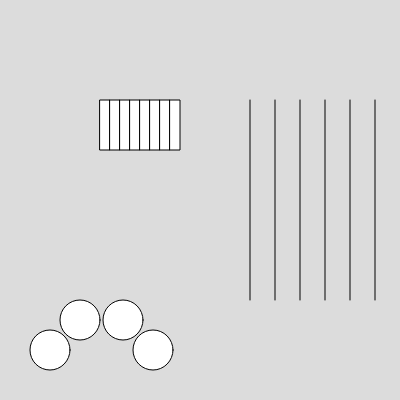
Frame 1 (no input)
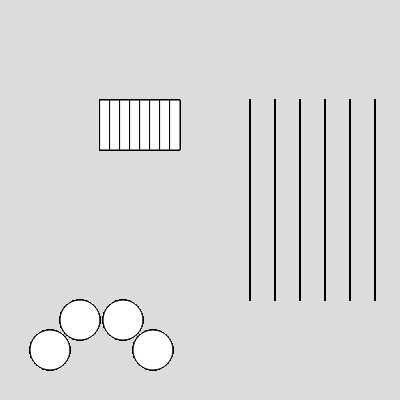
Frame 60 (no input)
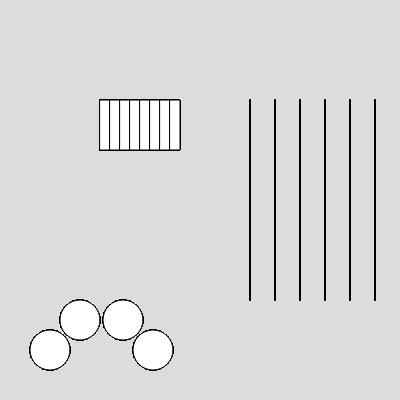
Frame 120 (the mouse pressed at the canvas centre since frame 60)

The p5.js sketch that drew these frames (run headless with seeded random() and noise() and a simulated clock; from frame 60 on, the mouse is pressed at the canvas centre):

// p5.js sketch
// ── sketch.js
let d = 40;
let c = 10;
let e;
let f = 100;
let b = 50;
let k = 100;


function setup() {
  createCanvas(400, 400);
   background(220);
  
}

function sound(){
  if(mouseX>e && mouseX>e+c && mouseY>f && mouseY<b+f){
    if(e==100){
      background(100);
      console.log(1);
    }
    
    if(e==100+d){
      
    }
    if(e==100+(d*2)){
      background(200);
      console.log(2);
    }
    if(e==100+(d*3)){
      
    }
    if(e==100+(d*4)){
      background(0);
      console.log(3);
    }
    if(e==100+(d*5)){
      
    }
    if(e==100+(d*6)){
      background(50);
      console.log(4);
    }
    if(e==100+(d*7)){
      
    }
    

  }
}


function draw() {
 
  circle(50,350,d);
  circle(80,320,d);
  circle(123,320,d);
  circle(153,350,d);

  e = 100;
  rect(e,f,c,b);
  //sound();
  e += c;
  rect(e,f,c,b);
  sound();
  e += c;
  rect(e,f,c,b);
  sound();
  e += c;
  rect(e,f,c,b);
  sound();
  e += c;
  rect(e,f,c,b);
  sound();
  e += c;
  rect(e,f,c,b);
  sound();
  e += c;
  rect(e,f,c,b);
  sound();
  e += c;
  rect(e,f,c,b);
  sound();

line(300,100,300,300);
line(350,100,350,300);
line(325,100,325,300);
line(375,100,375,300);
line(250,100,250,300);
line(275,100,275,300);

}
